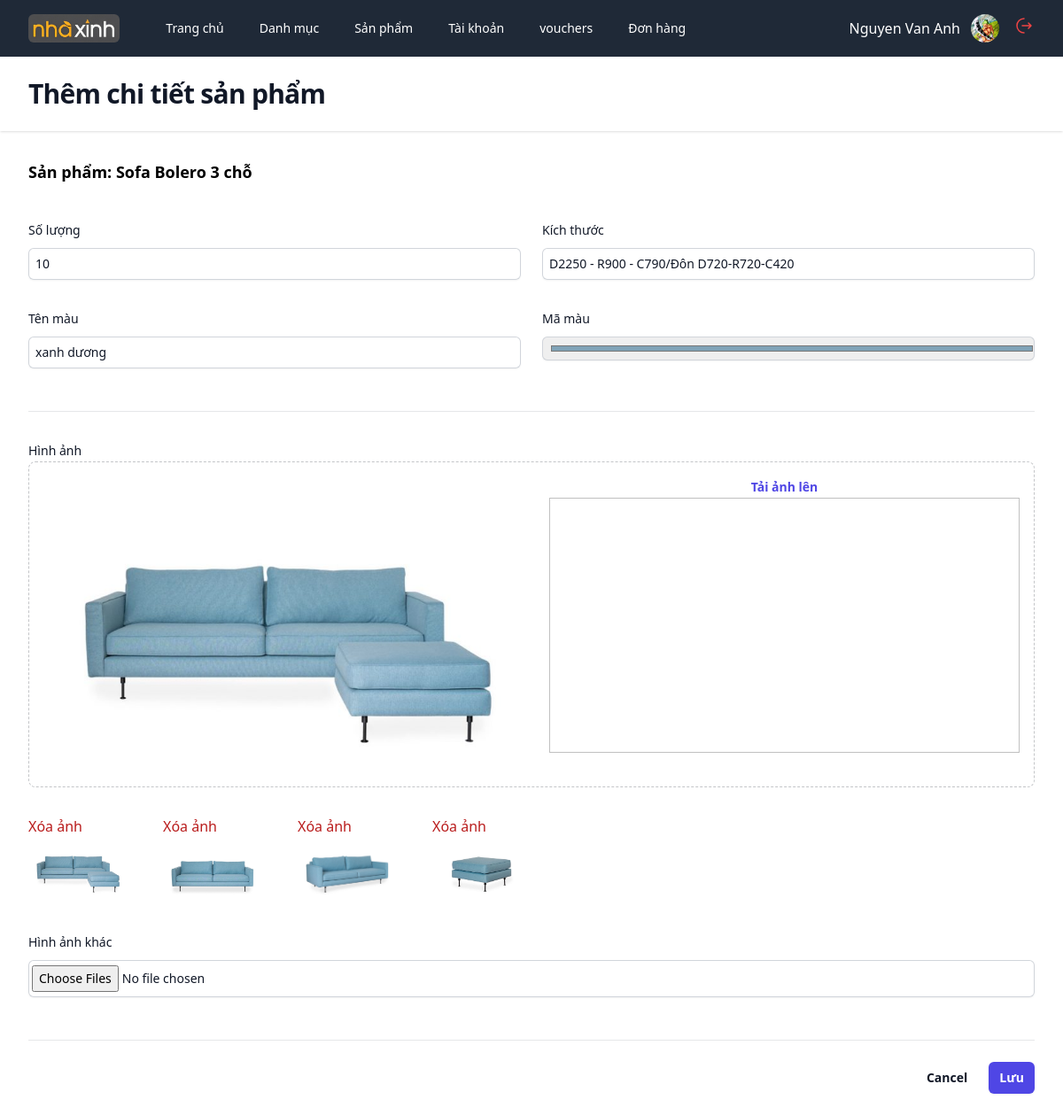
/admin?act=edit-detail-product&id=1&id-pro=1 (signed in), run on the app's committed database.
### tables this page shows
CREATE TABLE `products` (
  `id` int(10) NOT NULL,
  `name_product` varchar(200) NOT NULL,
  `description` text NOT NULL,
  `price` float NOT NULL,
  `origin_price` int(11) NOT NULL,
  `thumbnail` varchar(200) NOT NULL,
  `material` varchar(200) NOT NULL,
  `sold` int(11) NOT NULL DEFAULT 0,
  `created_at` varchar(200) NOT NULL,
  `id_category` int(10) NOT NULL,
  `is_deleted` tinyint(1) NOT NULL DEFAULT 0
);

CREATE TABLE `products_detail` (
  `id` int(10) NOT NULL,
  `amount` float NOT NULL,
  `code_color` varchar(200) NOT NULL,
  `color` varchar(50) NOT NULL,
  `image` varchar(200) NOT NULL,
  `size` varchar(255) NOT NULL,
  `id_product` int(10) NOT NULL
);

CREATE TABLE `images` (
  `id` int(10) NOT NULL,
  `image` varchar(200) NOT NULL,
  `id_product_detail` int(10) NOT NULL
);

### core.php (called while the page is built, shortened)
<?php
function viewAdmin($view, $values = [])
{
    return include("../views/admin/$view.php");
}
class Req
{
    public function __construct(
        Categories $categoriesService,
        Products $productsService,
        Users $usersService,
        Vouchers $vouchersService,
        CartsDetail $cartsService,
        Bills $billsService,
        ProductsBill $productsBillService,
        ProductDetail $productsDetailService,
        Images $imagesService,
        Reviews $reviewsService,
    ) {
        $this->productsService = $productsService;
        $this->productsDetailService = $productsDetailService;
        $this->imagesService = $imagesService;
    }
}

### controllers/admin/ProductsController.php (called while the page is built, shortened)
<?php
function controller_edit_product_detail(Req $req)
{
    $error = '';
    $id = $_GET['id'];
    $idPro = $_GET['id-pro'];
    $product = $req->productsService->findOne($idPro);
    $productDetail = $req->productsDetailService->findOne($id);
    $images = $req->imagesService->getAll($id);
    return viewAdmin("editProductDetail", [
        'pro' => $product,
        'productDetail' => $productDetail,
        'listImage' => $images,
        'error' => $error
    ]);
}

### admin/index.php (called while the page is built, shortened)
<?php
function bootstrap()
{
    include("./routes.php");
    include("../database/service.php");
    include("../models/categories.php");
    include("../models/products.php");
    include("../models/users.php");
    include("../models/vouchers.php");
    include("../models/cartsDetail.php");
    include("../models/bills.php");
    include("../models/productsBill.php");
    include("../models/productsDetail.php");
    include("../models/images.php");
    include("../models/reviews.php");
    $role = $_SESSION["user"]["role"];
    $req = new Req(
        $categories,
        $products,
        $users,
        $vouchers,
        $cartsDetail,
        $bills,
        $productsBill,
        $productsDetail,
        $images,
        $reviews,
    );
    if (!isset($_GET['act'])) $act = check_path('');
    else $act = check_path($_GET['act']);
    foreach ($routes as $route) {
        if ($act == $route['path'] && $role >= 1 && $role <= 2) {
            return $route['view']($req);
        }
    }
}
bootstrap();

### database/service.php (called while the page is built, shortened)
<?php
include("database.php");
class ServicePdo
{
    protected $pdo;
    protected $dbName;
    public function __construct($nameDB)
    {
        $this->dbName = $nameDB;
        $this->pdo = connect();
    }
    public function findOne($id)
    {
        try {
            $dbName = $this->dbName;
            $sql = "SELECT * FROM $dbName WHERE ID = $id";
            return $this->pdo->query($sql)->fetch();
        } catch (\Throwable $th) {
            return $th;
        }
    }
}

### database/database.php (called while the page is built)
<?php
function connect()
{
    try {
        $connect =  new PDO("mysql:host=localhost; dbname=project", "root", "");
        $connect->setAttribute(PDO::ATTR_ERRMODE, PDO::ERRMODE_EXCEPTION);
        return $connect;
    } catch (PDOException $e) {
        echo $e->getMessage();
        throw $e;
    }
}

### models/images.php (called while the page is built, shortened)
<?php
class Images extends ServicePdo
{
    public function getAll($id)
    {
        $dbName = $this->dbName;
        $sql = "SELECT * FROM $dbName WHERE ID_PRODUCT_DETAIL = $id";
        return $this->pdo->query($sql)->fetchAll();
    }
}

### views/admin/editProductDetail.php (the view, shortened to what this page needs)
<!DOCTYPE html>
<html lang="en">
<head>
    <script src="https://cdn.tailwindcss.com"></script>
</head>
<body>
    <div class="min-h-full">
        <?php include('partials/header.php') ?>
        <header class="bg-white shadow">
            <div class="mx-auto max-w-7xl px-4 py-6 sm:px-6 lg:px-8">
                <h1 class="text-3xl font-bold tracking-tight text-gray-900">Thêm chi tiết sản phẩm</h1>
            </div>
        </header>
        <main>
            <div class="mx-auto px-4 max-w-7xl py-6 sm:px-6 lg:px-8">
                <form id="form" method="POST" action="" enctype="multipart/form-data">
                    <p class="mt-2 font-semibold text-lg">Sản phẩm:
                        <?= $pro['name_product'] ?>
                    </p>
                    <div class="space-y-12">
                        <div class="border-b border-gray-900/10 pb-12">
                            <div class="mt-10 grid grid-cols-1 gap-x-6 gap-y-8 sm:grid-cols-6">
                                <div class="col-span-6 border-b border-gray-900/10 pb-12">
                                    <div class="grid grid-cols-1 gap-x-6 gap-y-8 sm:grid-cols-6">
                                        <div class="sm:col-span-3">
                                            <label for="first-name"
                                                class="block text-sm font-medium leading-6 text-gray-900">Số
                                                lượng</label>
                                            <div class="mt-2">
                                                <input value="<?= $productDetail['amount'] ?>" type="number"
                                                    name="amount"
                                                    class="block w-full rounded-md border-0 py-1.5 text-gray-900 shadow-sm ring-1 ring-inset ring-gray-300 placeholder:text-gray-400 focus:ring-2 focus:ring-inset focus:ring-indigo-600 sm:text-sm sm:leading-6 pl-2">
                                            </div>
                                        </div>
                                        <div class="sm:col-span-3">
                                            <label for="first-name"
                                                class="block text-sm font-medium leading-6 text-gray-900">Kích
                                                thước</label>
                                            <div class="mt-2">
                                                <input value="<?= $productDetail['size'] ?>" type="text" name="size"
                                                    class="block w-full rounded-md border-0 py-1.5 text-gray-900 shadow-sm ring-1 ring-inset ring-gray-300 placeholder:text-gray-400 focus:ring-2 focus:ring-inset focus:ring-indigo-600 sm:text-sm sm:leading-6 pl-2">
                                            </div>
                                        </div>
                                        <div class="sm:col-span-3">
                                            <label for="first-name"
                                                class="block text-sm font-medium leading-6 text-gray-900">Tên
                                                màu</label>
                                            <div class="mt-2">
                                                <input value="<?= $productDetail['color'] ?>" type="text" name="color"
                                                    class="block w-full rounded-md border-0 py-1.5 text-gray-900 shadow-sm ring-1 ring-inset ring-gray-300 placeholder:text-gray-400 focus:ring-2 focus:ring-inset focus:ring-indigo-600 sm:text-sm sm:leading-6 pl-2">
                                            </div>
                                        </div>
                                        <div class="sm:col-span-3">
                                            <label for="last-name"
                                                class="block text-sm font-medium leading-6 text-gray-900">Mã màu</label>
                                            <div class="mt-2">
                                                <input value="<?= $productDetail['code_color'] ?>" type="color"
                                                    name="code-color" value="#ffffff"
                                                    class="block w-full rounded-md border-0 py-1.5 text-gray-900 shadow-sm ring-1 ring-inset ring-gray-300 placeholder:text-gray-400 focus:ring-2 focus:ring-inset focus:ring-indigo-600 sm:text-sm sm:leading-6 pl-2">
                                            </div>
                                        </div>
                                    </div>
                                </div>
                                <div class="col-span-full">
                                    <label for="cover-photo"
                                        class="block text-sm font-medium leading-6 text-gray-900">Hình ảnh</label>
                                    <div
                                        class="flex justify-between rounded-lg border border-dashed border-gray-900/25 py-4 px-4 gap-5">
                                        <img class="aspect-video mt-6 w-1/2 object-cover"
                                            src="/asset/images/<?= $productDetail['image'] ?>" alt="">
                                        <div class="w-1/2">
                                            <div
                                                class=" justify-center flex items-center text-sm leading-6 text-gray-600 aspect-video]">
                                                <label for="file-upload"
                                                    class="relative cursor-pointer rounded-md bg-white font-semibold text-indigo-600 focus-within:outline-none focus-within:ring-2 focus-within:ring-indigo-600 focus-within:ring-offset-2 hover:text-indigo-500">
                                                    <span>Tải ảnh lên</span>
                                                </label>
                                            </div>
                                            <img class="w-full h-72 object-cover" id="image" alt="">
                                        </div>
                                    </div>
                                </div>
                                <div class="flex gap-10 col-span-6">
                                    <?php
                                    foreach ($listImage as $img) {
                                        extract($img);
                                        ?>
                                        <div>
                                            <p><a class="text-red-700"
                                                    href="?act=delete-image&id-img=<?= $id ?>&id=<?= $productDetail['id'] ?>&id-pro=<?= $pro['id'] ?>">Xóa
                                                    ảnh</a>
                                            </p>
                                            <img src="/asset/images/<?= $image ?>" alt=""
                                                class="aspect-[9/6] w-28 object-cover">
                                        </div>
                                        <?php
                                    }
                                    ?>
                                </div>
                                <div class="sm:col-span-6">
                                    <label for="username" class="block text-sm font-medium leading-6 text-gray-900">Hình
                                        ảnh khác</label>
                                    <div class="mt-2">
                                        <div
                                            class="flex rounded-md shadow-sm ring-1 ring-inset ring-gray-300 focus-within:ring-2 focus-within:ring-inset focus-within:ring-indigo-600">
                                            <input id="images" type="file" multiple name="images[]"
                                                class="block flex-1 border-0 bg-transparent py-1.5 pl-1 text-gray-900 placeholder:text-gray-400 focus:ring-0 sm:text-sm sm:leading-6"
                                                placeholder="janesmith pl-2">
                                        </div>
                                    </div>
                                </div>
                            </div>
                        </div>
                    </div>
                    <div class="mt-6 flex items-center justify-end gap-x-6">
                        <button type="button" class="text-sm font-semibold leading-6 text-gray-900">Cancel</button>
                        <button name="update-product" type="submit"
                            class="rounded-md bg-indigo-600 px-3 py-2 text-sm font-semibold text-white shadow-sm hover:bg-indigo-500 focus-visible:outline focus-visible:outline-2 focus-visible:outline-offset-2 focus-visible:outline-indigo-600">Lưu</button>
                    </div>
                </form>
            </div>
        </main>
    </div>
</body>
</html>

### data on the page
products: name_product "Sofa Bolero 3 chỗ"
products_detail: amount "10", size "D2250 - R900 - C790/Đôn D720-R720-C420", color "xanh dương", code-color "#80a3b7", image (picture)
images: image (picture)
images: image (picture)
images: image (picture)
images: image (picture)

### other printed values
$name "Trang chủ"
$name "Danh mục"
$name "Sản phẩm"
$name "Tài khoản"
$name "vouchers"
$name "Đơn hàng"
$_SESSION['user']['full_name'] "Nguyen Van Anh"
